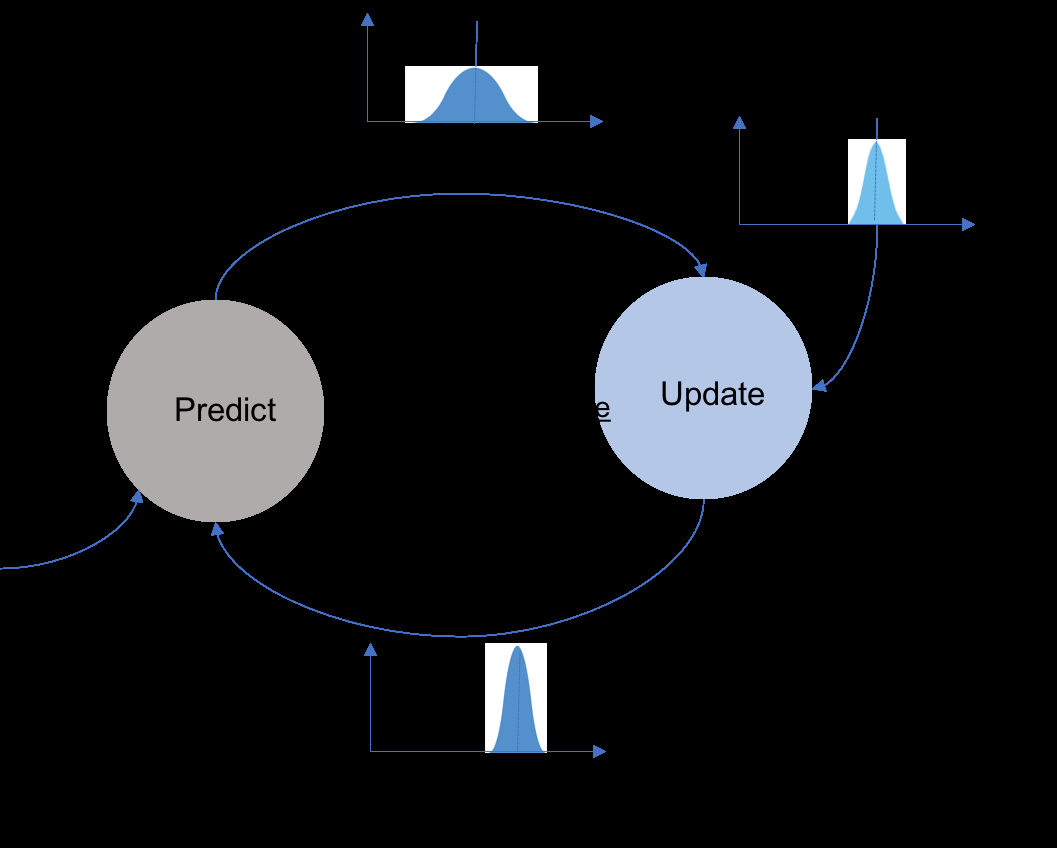
#> input picture 1.png, 1057 x 848 px, given in place of 42.mp4, which was not available
$ jupyter execute Final.ipynb   (text cells are left out)
#> lines starting #> are read from the running program, lines starting #| are printed output that depends on the picture; after the words box and inside, x2 and y2 are one past the last pixel; in counts of white or black regions, pixels touching at a corner belong together; pictures that were not available may be replaced by others from this repository, and a replacement may not be noted
[cell 1]
def update(mean1, var1, mean2, var2):

    new_mean= (mean1*var2+mean2*var1)/(var1+var2)
    new_var = 1/(1/var1 +1/var2)
    return [new_mean,new_var]

[cell 2]
def predict(mean1, var1, mean2, var2):

    new_mean= mean1 +mean2
    new_var = var1 +var2
    return [new_mean,new_var]

[cell 3]
measurements =[5, 6, 7, 9, 10]
motion = [1 ,1 , 2, 1, 1]
measurement_sig = 4
motion_sig =2
mu = 0
sig = 1000

for i in range(5):
    mu,sig=update(mu,sig,measurements[i],measurement_sig)
    mu,sig=predict(mu,sig,motion[i],motion_sig)
    print([mu, sig])

[cell 4]
import numpy as np
import matplotlib.pyplot as plt

class KalmanFilterClass():
    def __init__(self, dt, acceleration, sd_acceleration , sd_measurement):

        self.dt = dt

        # The acceleration which is essentially u from the state update equation
        self.a =  acceleration

        # The standard deviation of the acceleration variable in order get t
        self.sd_a = sd_acceleration

        # The state transition matrix
        self.A = np.matrix([ [1 , self.dt],
                             [0 ,   1    ]] )


        # The control input transition matrix
        self.B = np.matrix([ [(self.dt**2)/2],
                             [    self.dt   ]])

        # The matrix that maps x to measurement
        self.H = np.matrix( [[1,0]] )


        # Processs Covariance that for our case depends solely on the acceleration
        self.Q = np.matrix([[(self.dt**4)/4, (self.dt**3)/2],
                            [(self.dt**3)/2, self.dt**2]]) * self.sd_a**2


        # Measurement Covariance. It's a scalar in this case because only position is measured
        self.R = sd_measurement**2

        # The error covariance matrix that is Identity for now. It's get updated based on Q, A and R.
        self.P = np.eye(self.A.shape[1])


        # Finally the vector in consideration it's [ position ; velocity ]
        self.x = np.matrix([[0],[0]])

    def predict(self):

        # The state update : X_t = A*X_t-1 + B*u
        # here u is acceleration,a
        self.x = np.dot(self.A, self.x) + np.dot(self.B, self.a)

        # Updation of the error covariance matrix
        self.P = np.dot(np.dot(self.A, self.P), self.A.T) + self.Q

        return self.x

    def update(self, z):

        S = np.dot(self.H, np.dot(self.P, self.H.T)) + self.R

        K = np.dot(np.dot(self.P, self.H.T), np.linalg.inv(S))

        self.x = np.round(self.x + np.dot(K, (z - np.dot(self.H, self.x))))

        I = np.eye(self.H.shape[1])

        self.P = (I - (K * self.H)) * self.P

[cell 5]
def main():
    dt = 0.10

    t =np.arange(0, 100, dt)

    # create Waypoints
    waypoints = 0.01*(3*t - 4*t**2)

    # acceleration is set to 0.08 m/s^2
    a= 0.08

    # we assume that the standard deviation of the acceleration is 1.9 (m/s^2)
    sd_a = 0.1

    # and standard deviation of the measurement is 1.2 (m)
    sd_m = 1.2

    # create KalmanFilter object

    kf = KalmanFilterClass(dt, a, sd_a, sd_m)

    prediction_points = []

    measurement_points = []

    for x in waypoints:

        # Mesurement is given as waypoint + normal error in the range(0,50)
        z = kf.H * x + np.random.normal(0, 25)

        # Append measurements
        measurement_points.append(z.item(0))

        # Call predict() to predict the next state and append the output
        prediction_points.append(kf.predict()[0])

        # Update to take in the measurement to update the parameters
        kf.update(z.item(0))

    fig = plt.figure()
    fig.suptitle(' Waypoints ', fontsize=20)

    plt.plot(t, np.array(waypoints), label='waypoints')
    plt.xlabel('T', fontsize=20)
    plt.ylabel('X', fontsize=20)
    plt.show()
    fig = plt.figure()
    fig.suptitle('Measurements  ', fontsize=20)
    plt.plot(t, measurement_points, label='Measurements')
    plt.xlabel('T', fontsize=20)
    plt.ylabel('X', fontsize=20)
    plt.show()

    fig = plt.figure()
    fig.suptitle('Kalman Filter Prediction ', fontsize=20)
    plt.plot(t, np.squeeze(prediction_points), label='Kalman Filter ')
    plt.xlabel('T', fontsize=20)
    plt.ylabel('X', fontsize=20)
    plt.show()

    fig = plt.figure()
    fig.suptitle('', fontsize=20)
    plt.plot(t, np.array(waypoints), label='waypoints')
    plt.plot(t, measurement_points, label='Measurements')
    plt.plot(t, np.squeeze(prediction_points), label='Kalman Filter ')
    plt.xlabel('T', fontsize=20)
    plt.ylabel('X', fontsize=20)
    plt.legend()
    plt.show()
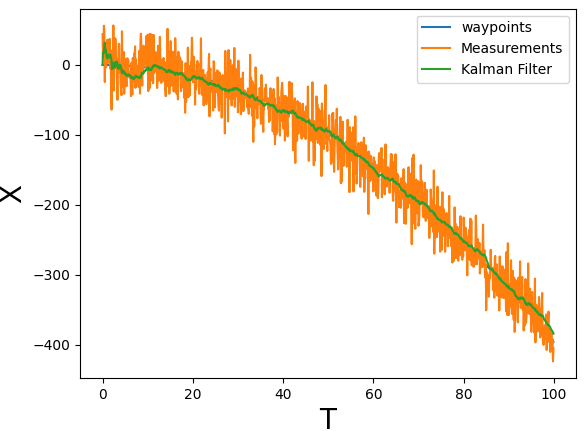
#> figure drawn by matplotlib, 1 panel; curve peaks at x = 0.4, y = 0.0056; curve peaks at x = 2.4, y = 56.59; curve peaks at x = 0.5, y = 32


if __name__ == "__main__":
    main()

[cell 6]
import numpy as np
import matplotlib.pyplot as plt

class KalmanFilterClass2D(object):

    def __init__(self, dt, a_x, a_y, sd_acceleration, x_sd, y_sd):

#> in main, frame is the input picture: shape (848, 1057, 3); mean B, G, R 22.9, 20.6, 19.1
        self.dt = dt

        # the acceleration which is essentially u from the state update equation
        self.a = np.matrix([[a_x],[a_y]])


        #  The state transition matrix
        self.A = np.matrix([[1, 0, self.dt, 0],[0, 1, 0, self.dt],[0, 0, 1, 0],[0, 0, 0, 1]])

        # The control input transition matrix
        self.B = np.matrix([[(self.dt**2)/2, 0],[0,(self.dt**2)/2],[self.dt,0],[0,self.dt]])

        # The matrix that maps state vector to measurement
        self.H = np.matrix([[1, 0, 0, 0],[0, 1, 0, 0]])

        # Processs Covariance that for our case depends solely on the acceleration
        self.Q = np.matrix([[(self.dt**4)/4, 0, (self.dt**3)/2, 0],[0, (self.dt**4)/4, 0, (self.dt**3)/2],
                            [(self.dt**3)/2, 0, self.dt**2, 0],[0, (self.dt**3)/2, 0, self.dt**2]]) * sd_acceleration**2

        # Measurement Covariance
        self.R = np.matrix([[x_sd**2,0],
                           [0, y_sd**2]])

        # The error covariance matrix that is Identity for now. It gets updated based on Q, A and R.
        self.P = np.eye(self.A.shape[1])

        #  Finally the vector in consideration ; it's [ x position ;  y position ; x velocity ; y velocity ; ]
        self.x = np.matrix([[0], [0], [0], [0]])

    def predict(self):

        # The state update : X_t = A*X_t-1 + B*u
        # here u is acceleration,a
        self.x = np.dot(self.A, self.x) + np.dot(self.B, self.a)

        # Updation of the error covariance matrix
        self.P = np.dot(np.dot(self.A, self.P), self.A.T) + self.Q
        return self.x[0:2]

    def update(self, z):


        S = np.dot(self.H, np.dot(self.P, self.H.T)) + self.R


        K = np.dot(np.dot(self.P, self.H.T), np.linalg.inv(S))

        self.x = np.round(self.x + np.dot(K, (z - np.dot(self.H, self.x))))

        I = np.eye(self.H.shape[1])

        self.P = (I -(K*self.H))*self.P

        return self.x[0:2]

[cell 7]
import numpy as np
import cv2

def calc_centroid(image,thresh):
        contours, _ = cv2.findContours(thresh, cv2.RETR_EXTERNAL, cv2.CHAIN_APPROX_SIMPLE)
        centroids = []
        blob_thresh = 4
        for i in contours:
            try:
                (x, y), r = cv2.minEnclosingCircle(i)
                centeroid = (int(x), int(y))
                r = int(r)
                if (r > blob_thresh):
                    cv2.circle(image, centeroid, r, (0, 0, 255), 2)
                    coords = np.array([[x], [y]])
                    centroids.append(np.round(coords))
            except ZeroDivisionError:
                pass
        return centroids

class Detect(object):
    def __init__(self):
        self.bgd = cv2.createBackgroundSubtractorMOG2()

    def get_centroid(self, image):
        g = cv2.cvtColor(image, cv2.COLOR_BGR2GRAY)

        try:
            cv2.imshow('Gray Scaled', g)
        except:
            print("End")

        f = self.bgd.apply(g)
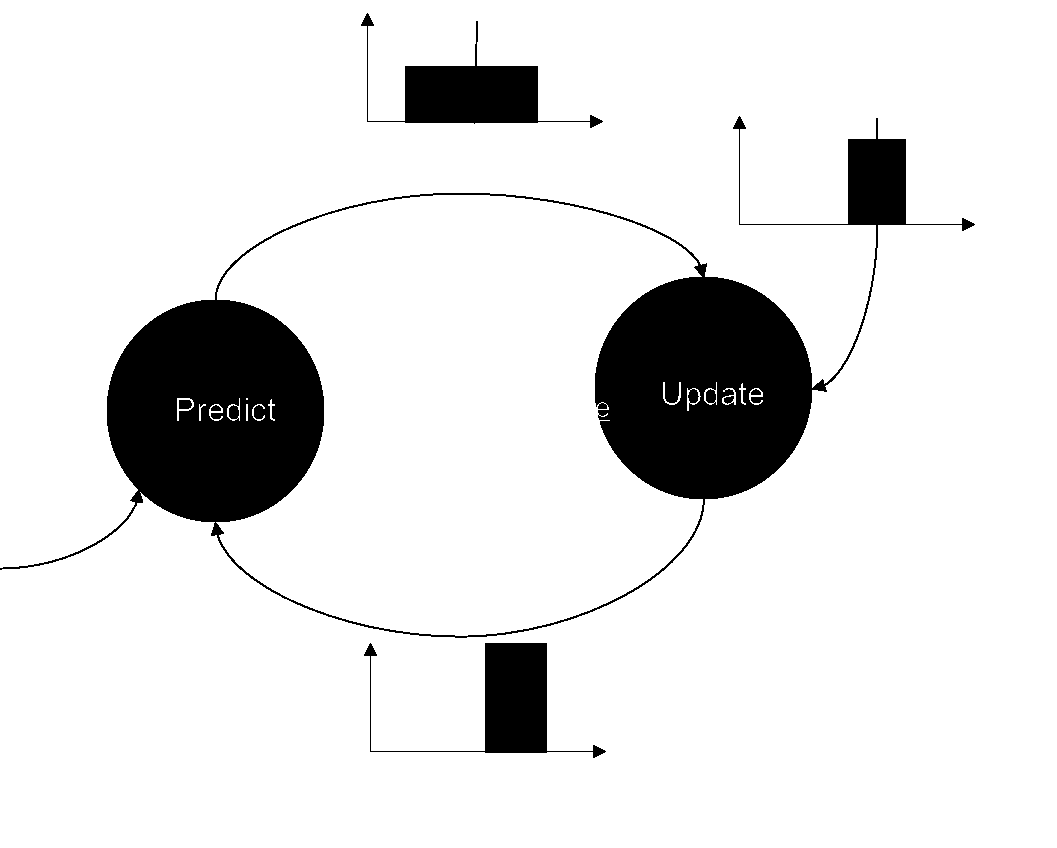
#> f: shape (848, 1057); values 127 (black) and 255 (white), 88.9% white; 6 black regions, box (x1, y1, x2, y2) and area: (0, 116, 975, 638) 84160, (361, 13, 603, 128) 8049, (364, 643, 606, 758) 7270, (179, 400, 192, 409) 108, (751, 389, 761, 395) 46, (211, 405, 221, 411) 46
        e = cv2.Canny(f, 50, 190, 3)
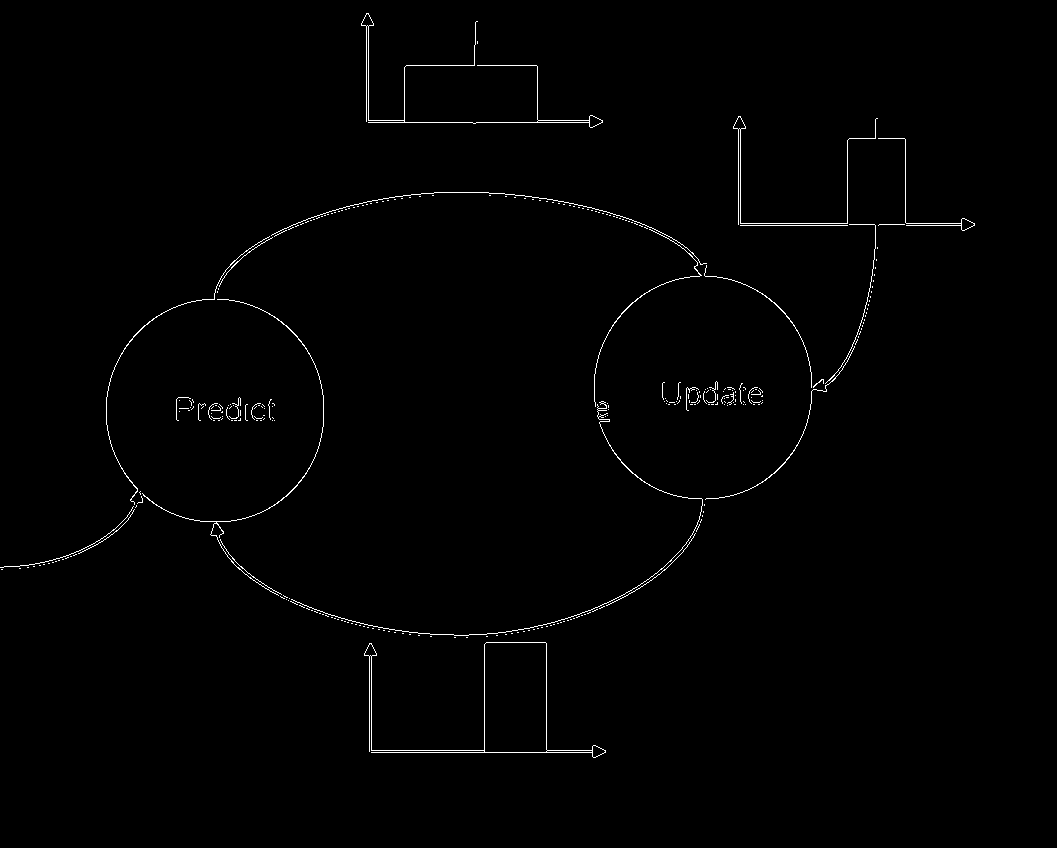
#> e: shape (848, 1057); 0.8% white in thin lines or dots, all inside (x1, y1, x2, y2) = (0, 13, 975, 758)
        _, thresh = cv2.threshold(e, 127, 255, 0)
        return calc_centroid(image, thresh)
#> in calc_centroid, `contours, _ = cv2.findContours(thresh, cv2.RETR_EXTERNAL, cv2.CHAIN_AP..`: contours = 309 contours, 299 with area under 20; largest, box (x1, y1, x2, y2) and area: (364, 642, 606, 758) 7104, (361, 13, 603, 128) 299, (878, 138, 975, 231) 102, (733, 116, 878, 225) 92, (142, 299, 324, 596) 72
#> the loop in calc_centroid, `for i in contours:` made 309 passes
#> (x, y, r, centeroid) on passes 1, 43, 45, 49, 50, 52, 53, 54: (484.5, 702.5, 130, (484, 702)), (577.5, 616.5, 1, (577, 616)), (326.5, 615.5, 1, (326, 615)), (588.5, 612.5, 1, (588, 612)), (315.5, 611.5, 1, (315, 611)), (594.5, 610, 2, (594, 610)), (307.5, 608.5, 1, (307, 608)), (601.5, 607, 2, (601, 607))
#> after the loop in calc_centroid, `for i in contours:`:
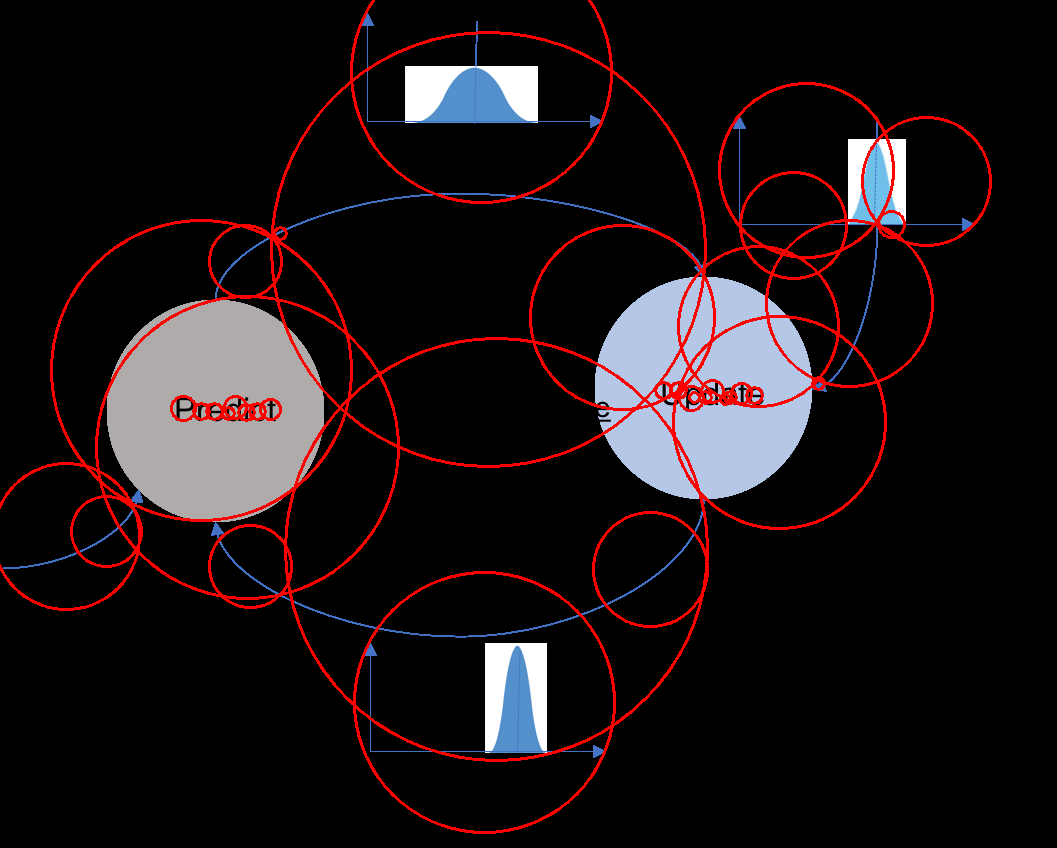
#> image: shape (848, 1057, 3); 3.83% of pixels changed, all inside (x1, y1, x2, y2) = (0, 0, 992, 834)
#> after the loop in calc_centroid, `for i in contours:`: centroids = 39 items, first 6: [484, 702], [250, 566], [650, 569], [106, 531], [66, 536], [228, 413]

[cell 8]
def main():


    # dt, a_x, a_y, sd_acceleration, x_sd, y_sd
    KF = KalmanFilterClass2D(0.1, 1, 1, 1, 0.1,0.1)

    Video = cv2.VideoCapture('42.mp4')

    detection = Detect()

    E=[]
    t=[]
    G=[[] , [] , [] , [], [], []]
    X=[[]]
    i=0

    writer=None

    while(True):

        ret, frame = Video.read()
        if not ret:
            break

        centers = detection.get_centroid(frame)
#> centers has the same summary as centroids in calc_centroid

        (x, y) = KF.predict()
#> in predict, `self.x = np.dot(self.A, self.x) + np.dot(self.B, self.a)`: self.x = [[0.005], [0.005], [0.1], [0.1]]
#> in predict, `self.P = np.dot(np.dot(self.A, self.P), self.A.T) + self.Q`: self.P = [[1.01, 0, 0.101, 0], [0, 1.01, 0, 0.101], [0.101, 0, 1.01, 0], [0, 0.101, 0, 1.01]]
#> x = [[0.005]]; y = [[0.005]]
        X.append([x,y])

        if (len(centers) > 0):


            cv2.circle(frame, (int(centers[0][0]), int(centers[0][1])), 10, (0, 191, 255), 2)
#> frame: shape (848, 1057, 3); 0.02% of pixels changed, all inside (x1, y1, x2, y2) = (473, 691, 496, 714)


            x,y=int(x),int(y)
#> x = 0; y = 0
            G[4].append(x)
            G[5].append(y)

            (x1, y1) = KF.update(centers[0])
#> in update, `S = np.dot(self.H, np.dot(self.P, self.H.T)) + self.R`: S = [[1.02, 0], [0, 1.02]]
#> in update, `K = np.dot(np.dot(self.P, self.H.T), np.linalg.inv(S))`: K = [[0.99, 0], [0, 0.99], [0.0985, 0], [0, 0.0985]]
#> in update, `self.x = np.round(self.x + np.dot(K, (z - np.dot(self.H, self.x))))`: self.x = [[479], [695], [48], [69]]
#> in update, `I = np.eye(self.H.shape[1])`: I = [[1, 0, 0, 0], [0, 1, 0, 0], [0, 0, 1, 0], [0, 0, 0, 1]]
#> in update, `self.P = (I -(K*self.H))*self.P`: self.P = [[0.0099, 0, 0.000985, 0], [0, 0.0099, 0, 0.000985], [0.000985, 0, 1, 0], [0, 0.000985, 0, 1]]
#> x1 = [[479]]; y1 = [[695]]


            x1=int(x1)
#> x1 = 479
            y1=int(y1)
#> y1 = 695
            G[0].append(x1)
            G[1].append(y1)
            x,y=int(x),int(y)

            G[2].append(int(centers[0][0]))
            G[3].append(int(centers[0][1]))
            E.append(((int(centers[0][0])-x1)**2 + (int(centers[0][1])-y1)**2)**0.5)
            t.append(i)
            cv2.rectangle(frame, (x1 - 14, y1 - 14), (x1 + 14, y1 + 14), (255, 0, 0), 2)
#> frame: shape (848, 1057, 3); mean B, G, R 21.2, 19, 27.5
            cv2.putText(frame, "Estimated Position", (x1 + 14, y1 + 9), 0, 0.5, (0, 100, 255), 2)

            cv2.putText(frame, "Measured Position", (int(centers[0][0]) + 15, int(centers[0][1]) - 15), 0, 0.5, (0,255,100), 2)
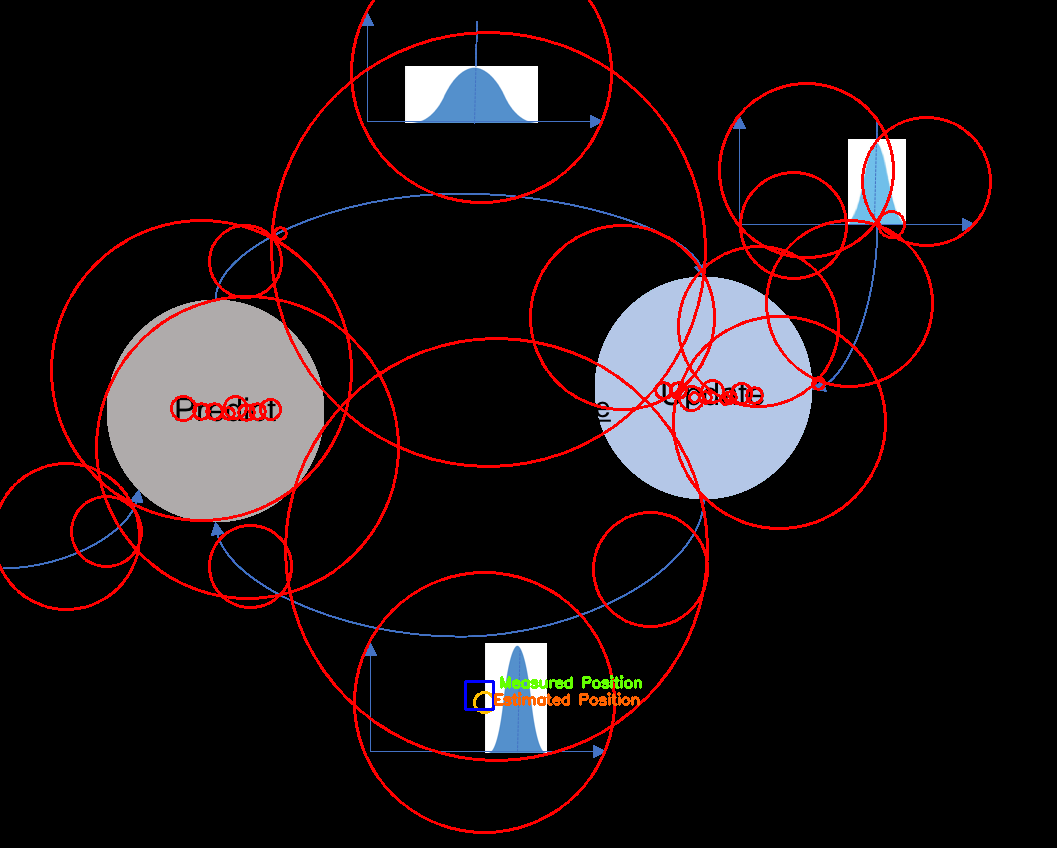
#> frame: shape (848, 1057, 3); mean B, G, R 21, 19.3, 27.7
        if i>3:
            cv2.line(frame, (int(X[i][0]), int(X[i][1])), (int(X[i-3][0]), int(X[i-3][1])),(0,0,255), 2)
        i+=1

        cv2.imshow('image', frame)

        if writer is None:
            writer = cv2.VideoWriter('./output6.avi', cv2.VideoWriter_fourcc(*"MJPG") , 30, (frame.shape[1], frame.shape[0]), True)
        writer.write(frame)

        cv2.waitKey(70)
    Video.release()
    cv2.destroyAllWindows()

    plt.plot(G[0],G[1],label='Estimated')
    plt.plot(G[2],G[3],label='Measurement')

    plt.xlabel('X', fontsize=20)
    plt.ylabel('Y', fontsize=20)
    plt.legend()
    plt.show()

    plt.plot(G[4],G[5],label='Predicted')
    plt.plot(G[2],G[3],label='Measurement')

    plt.xlabel('X', fontsize=20)
    plt.ylabel('Y', fontsize=20)
    plt.legend()
    plt.show()

    plt.plot(G[0],G[1],label='Estimated')
    plt.plot(G[4],G[5],label='Predicted')
    plt.plot(G[2],G[3],label='Measurement')

    plt.xlabel('X', fontsize=20)
    plt.ylabel('Y', fontsize=20)
    plt.legend()
    plt.show()

    plt.plot(t,E)
    S= str(sum(E)/len(E))
    plt.title("Average Deviation from Measured "+ S[:3])
    plt.ylabel('Deviation', fontsize=20)
    plt.xlabel('time step', fontsize=20)
    plt.show()

if __name__ == "__main__":
    main()
